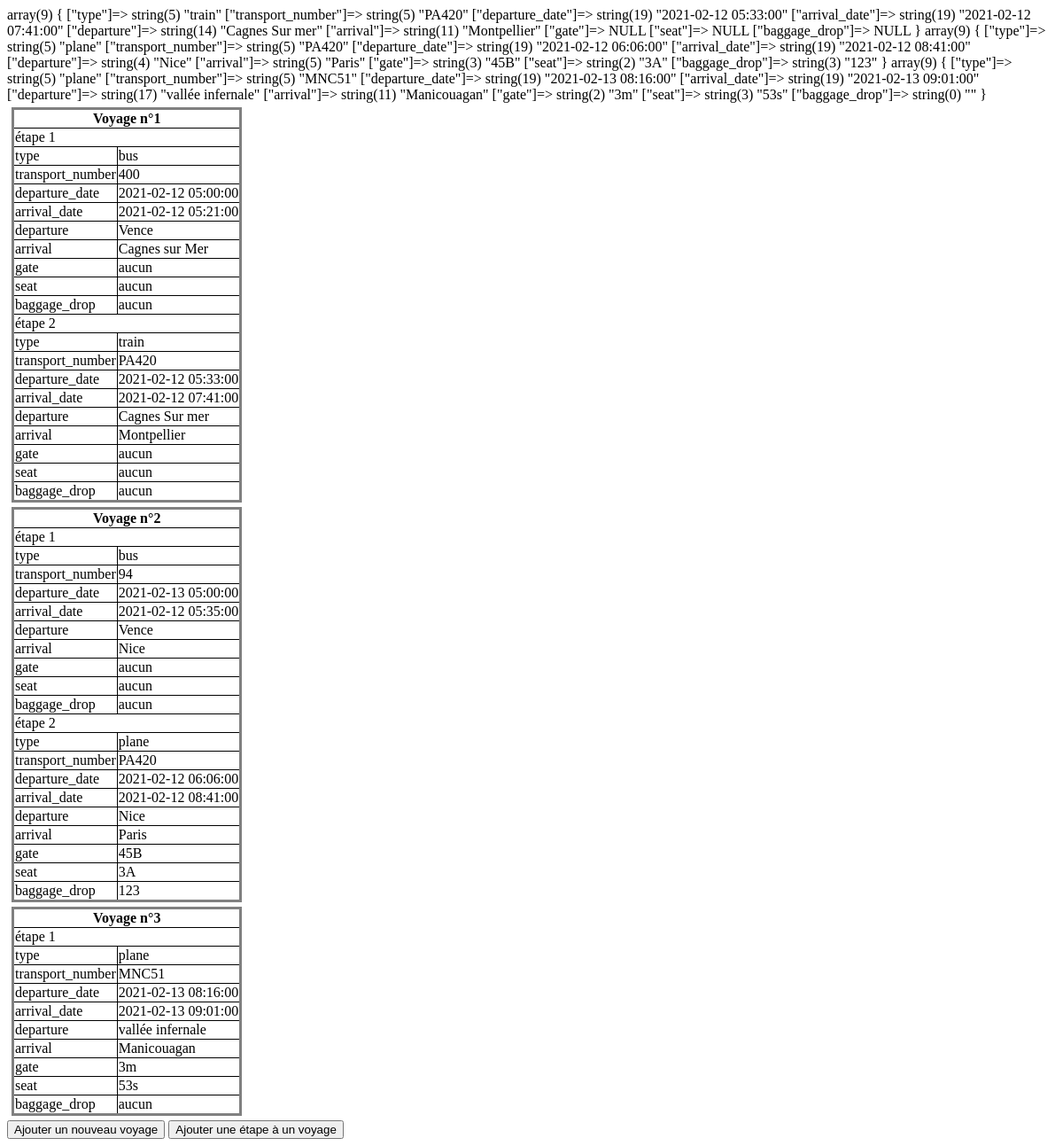
The page / on the database its author committed.
### tables this page shows
CREATE TABLE `etape` (
  `idEtape` int(4) NOT NULL,
  `type` varchar(10) NOT NULL,
  `transport_number` varchar(10) NOT NULL,
  `departure_date` timestamp NOT NULL DEFAULT CURRENT_TIMESTAMP,
  `arrival_date` timestamp NOT NULL DEFAULT '0000-00-00 00:00:00',
  `departure` varchar(20) DEFAULT NULL,
  `arrival` varchar(20) DEFAULT NULL,
  `seat` varchar(5) DEFAULT NULL,
  `gate` varchar(5) DEFAULT NULL,
  `baggage_drop` varchar(5) DEFAULT NULL,
  `idTravel` int(4) NOT NULL
);

### Model/voyage.php (called while the page is built, shortened)
<?php
function getAllTravel($db){
    $query = $db->query("SELECT * FROM `travel`");
    return $query;
}
function get_step_with_travel_id($db,$voyage){
    $query = $db->query("SELECT * FROM `etape` WHERE idTravel=".$voyage);
    return $query;
}
?>

### Controller/travelListController.php (called while the page is built, shortened)
<?php
    require_once("Model/voyage.php");
    function getAllTravelAndStep(){
        $db = getDB();
        $query = getAllTravel($db);
        $allTravel=array();
        while($new = $query->fetch(PDO::FETCH_ASSOC))
        {
            $travelTab["travel"] = $new['idTravel'];
            $stepQuery = get_step_with_travel_id($db,$new['idTravel']);
            $travelTab["step"] = array();
            while($step_new = $stepQuery->fetch(PDO::FETCH_ASSOC))
            {
                $array["type"] = $step_new['type'];
                $array["transport_number"] = $step_new['transport_number'];
                $array["departure_date"] = $step_new['departure_date'];
                $array["arrival_date"] = $step_new['arrival_date'];
                $array["departure"] = $step_new['departure'];
                $array["arrival"] = $step_new['arrival'];
                $array["gate"] = $step_new['gate'];
                $array["seat"] = $step_new['seat'];
                $array["baggage_drop"] = $step_new['baggage_drop'];
                array_push($travelTab["step"], $array);
            }
            var_dump($array);
            array_push($allTravel, $travelTab);
        }
        return $allTravel;
    }
?>

### View/allTravel.php (the view)
<?php
    require_once("Controller/travelListController.php");
    $tab = getAllTravelAndStep();
    for ($i=0; $i < count($tab); $i++) {
        echo "<table>";
        foreach ($tab[$i] as $key => $value) {
            if (is_array($value)){
                for($j=0; $j < count($value); $j++){
                    echo "<td colspan=2> étape ".($j+1)." </td>";
                    foreach ($value[$j] as $stepKey => $stepValue) {
                        echo "<tr><td>".$stepKey."</td> <td>".($stepValue==null ? 'aucun' : $stepValue)."</td></tr>";
                    }
                }
            }else{
                echo "<tr> <th colspan=2>Voyage n°".$value."</th></tr>";
            }
        }
        echo "</table>";
    }
?>

### index.php (shortened to what this page needs)
<!DOCTYPE html>
<html lang="en">
<head>
    <link rel="stylesheet" href="styles.css">
</head>
<body>
    <?php
    require_once("Model/voyage.php");
    include_once("View/allTravel.php");
    ?>
    <a href="addNewTravel.php"><button>Ajouter un nouveau voyage</button></a>
    <a href="addNewStep.php"><button>Ajouter une étape à un voyage</button></a>
</body>
</html>

### styles.css (style rules this page uses)
table { border-style: solid; border-collapse: collapse; margin: 5px; }
td { border-style: solid; border-collapse: collapse; border-width: 1px; }

### rows shown on the page
etape: type "bus", transport_number "400", departure_date "2021-02-12 05:00:00", arrival_date "2021-02-12 05:21:00", departure "Vence", arrival "Cagnes sur Mer"
etape: type "train", transport_number "PA420", departure_date "2021-02-12 05:33:00", arrival_date "2021-02-12 07:41:00", departure "Cagnes Sur mer", arrival "Montpellier"
etape: type "bus", transport_number "94", departure_date "2021-02-13 05:00:00", arrival_date "2021-02-12 05:35:00", departure "Vence", arrival "Nice"
etape: type "plane", transport_number "PA420", departure_date "2021-02-12 06:06:00", arrival_date "2021-02-12 08:41:00", departure "Nice", arrival "Paris", gate "45B", seat "3A", baggage_drop "123"
etape: type "plane", transport_number "MNC51", departure_date "2021-02-13 08:16:00", arrival_date "2021-02-13 09:01:00", departure "vallée infernale", arrival "Manicouagan", gate "3m", seat "53s"

### other values the page prints
$value "1"
$stepKey "type"
$stepKey "transport_number"
$stepKey "departure_date"
$stepKey "arrival_date"
$stepKey "departure"
$stepKey "arrival"
$stepKey "gate"
$stepKey "seat"
$stepKey "baggage_drop"
$value "2"
$value "3"
